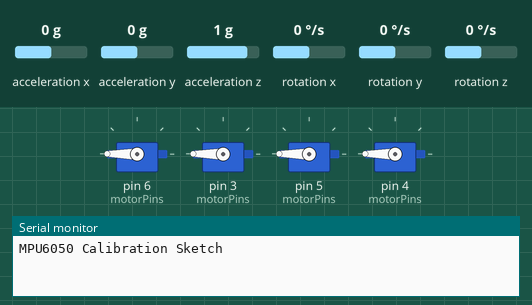
Bench run of a sketch on a simulated Arduino Uno, built with avr-gcc and run on an emulated ATmega328P. Parts: 4 × servo, the last lines printed to the serial monitor. The inputs (shaded band) are chosen by the test bench; at power-on: acceleration x 0 g, acceleration y 0 g, acceleration z 1 g, rotation x 0 °/s, rotation y 0 °/s, rotation z 0 °/s.

Above: at 0.1 s.
At 27.7 s:
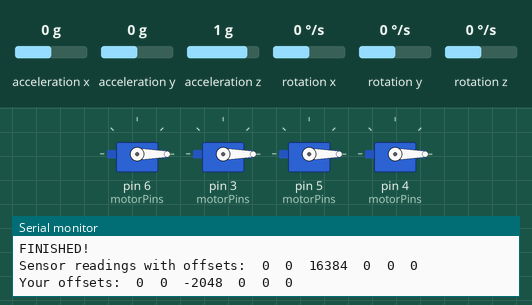
Timing chart, 0 to 29.2 s (numbered marks = the images above):
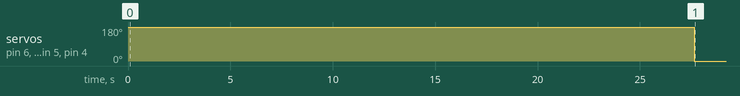

Measured:
- by itself, servo on pin 6 (motorPins), servo on pin 3 (motorPins), servo on pin 5 (motorPins), servo on pin 4 (motorPins): 180° → 0° at 27.7 s

The sketch:

Quad.ino
```cpp
#include <PID_v1.h>

#include "MPU6050.h"
#include "Wire.h"
#include "I2Cdev.h"
#include <Servo.h>

#define MOTOR_FRONT 1
#define MOTOR_RIGHT 0
#define MOTOR_LEFT 3
#define MOTOR_REAR 2
#define RAD_TO_DEG   57.29578
#define M_PI         3.14159265358979323846
 boolean armed = false;
boolean powerOn = false;
int baseSpeed = 0;
Servo motors[4];
 float accelAngle[2];
    float gyroRotation[3];
int buffersize=1000;     //Amount of readings used to average, make it higher to get more precision but sketch will be slower  (default:1000)
int acel_deadzone=8;     //Acelerometer error allowed, make it lower to get more precision, but sketch may not converge  (default:8)
int giro_deadzone=1;
MPU6050 mpu(0x68); // <-- use for AD0 high

int16_t ax, ay, az,gx, gy, gz;

int mean_ax,mean_ay,mean_az,mean_gx,mean_gy,mean_gz,state=0;
int ax_offset,ay_offset,az_offset,gx_offset,gy_offset,gz_offset;
float gxAngle = 0, gyAngle = 0, gzAngle = 0;
float axAngle = 0, ayAngle = 0, azAngle = 0;
float angle_x_Prediction,angle_y_Prediction=0;
int desired_angle[2] = {0, 0};
unsigned long lastReadingTime = 0;
const int motorPins[] = {3, 4, 5, 6};
double yaw = 0, pitch = 0, roll = 0;
//Variables for kalman filter
float Pxx = 0.1; // angle variance
float Pvv = 0.1; // angle change rate variance
float Pxv = 0.1; // angle and angle change rate covariance
float gyroVar = 0.1;
float deltaGyroVar = 0.1;
float accelVar = 5.0;
/*
 * Integral of angle for "integral" component of PID controller
 */
float error_integral[2] = {0, 0};

void setup()
{


  Serial.begin(115200);
armESC();
initializeMPU();

}
void loop() {
 if(powerOn)
  {
float timeDelta = (float)(micros() - lastReadingTime) / 1000000.0;
    if(lastReadingTime == 0) {
      timeDelta = 0;
    }

    lastReadingTime = micros();

updateGyroAcc();
updateAngles();
gxAngle+=gx*timeDelta;
gyAngle+=gy*timeDelta;
gzAngle+=gz*timeDelta;

angle_x_Prediction+=gx*timeDelta;
angle_y_Prediction+=gy*timeDelta;


    /*
     * Kalman filter algorithm from http://www.den-uijl.nl/electronics/gyro.html
     */
    Pxx += timeDelta * (2 * Pxv + timeDelta * Pvv);
    Pxv += timeDelta * Pvv;
    Pxx += timeDelta * gyroVar;
    Pvv += timeDelta * deltaGyroVar;
    float kx = Pxx * (1.0 / (Pxx + accelVar));
    float kv = Pxv * (1.0 / (Pxx + accelVar));

    angle_x_Prediction += (ax - angle_x_Prediction) * kx;
    angle_y_Prediction += (ay - angle_y_Prediction) * kx;

    Pxx *= (1 - kx);
    Pxv *= (1 - kx);
    Pvv -= kv * Pxv;
  /*
     * The sensors on the quadcopter are rotated 45 degrees from the axes of the frame,
     * so the frame's rotation needs to be calculated from the sensors' rotation
     */
    float rotation[2];
    rotation[0] = angle_x_Prediction * cos(PI / 4.0) + angle_y_Prediction * sin(PI / 4.0);
    rotation[1] = angle_x_Prediction * sin(PI / 4.0) - angle_y_Prediction * cos(PI / 4.0);

    float rotation_derivative[2];
    rotation_derivative[0] = gx * cos(PI / 4.0) +gy * sin(PI / 4.0);
    rotation_derivative[1] = gx * sin(PI / 4.0) - gy * cos(PI / 4.0);
     /*
     * PID controller
     */
    float error[2];
    error[0] = rotation[0] - desired_angle[0];
    error[1] = rotation[1] - desired_angle[1];

    float proportional[2], integral[2], derivative[2];
    int output[2];

    #define GAIN_PROPORTIONAL 0.08
    proportional[0] = error[0] * GAIN_PROPORTIONAL;
    proportional[1] = error[1] * GAIN_PROPORTIONAL;

    error_integral[0] += error[0] * timeDelta;
    error_integral[1] += error[1] * timeDelta;
    #define GAIN_INTEGRAL 0.02
    integral[0] = error_integral[0] * GAIN_INTEGRAL;
    integral[1] = error_integral[1] * GAIN_INTEGRAL;

    #define GAIN_DERIVATIVE 0.0
    derivative[0] = rotation_derivative[0] * GAIN_DERIVATIVE;
    derivative[1] = rotation_derivative[1] * GAIN_DERIVATIVE;

    output[0] = proportional[0] + integral[0] + derivative[0];
    output[1] = proportional[1] + integral[1] + derivative[1];
    setSpeed(MOTOR_FRONT,baseSpeed + output[1]); //baseSpeed + output[1]);
    setSpeed(MOTOR_REAR, baseSpeed - output[1]); //baseSpeed - output[1]);
    setSpeed(MOTOR_LEFT, baseSpeed + output[0]);
    setSpeed(MOTOR_RIGHT, baseSpeed - output[0]);
  }

  else   {
    setSpeed(MOTOR_FRONT, 0);
    setSpeed(MOTOR_REAR, 0);
    setSpeed(MOTOR_LEFT, 0);
    setSpeed(MOTOR_RIGHT, 0);

    error_integral[0] = 0;
    error_integral[1] = 0;
  }
/* Serial.print(gxAngle);
    Serial.print("\t");

 Serial.print(gyAngle);
    Serial.print("\t");

 Serial.print(gzAngle);
    Serial.print("\t");

 Serial.print( output[0]);
    Serial.print("\t");

 Serial.print( output[1]);
    Serial.print("\t");

    Serial.print("\n");
  */
}
void serialEvent()
{
 readCommand();
}
void readCommand(){
   char val;
   if( Serial.available())
  {
    val = Serial.read();
  }
  //Input key switch
    switch (val) {
    case '0':
      //Code when no key is pressed
      break;
    case '1':
      desired_angle[0]+=1;
      break;
    case '2':
      desired_angle[0]-=1;
      break;
    case '3':
      desired_angle[1]+=1;
      break;
    case '4':
      desired_angle[0]-=1;
      break;
    case '5':
    break;
    case '6':
      powerOn =!powerOn;
      //basespeed-=1;
      break;
    case '7':
       baseSpeed+=1;
      break;
    case '8':
      baseSpeed-=1;
      //Code when TRIANGLE key is pressed
      break;
    case '9':
      //Code when SELECT key is pressed
      break;
    case 'A':
      //Code when START key is pressed
      break;
    default:
      break;
      // default code (should never run)
    }
  }


void setSpeed(int motor, int speed)
{
  speed = constrain(speed, 0, 100);
  int fakeAngle = map(speed, 0, 100, 0, 180);
  motors[motor].write(fakeAngle);
}
void armESC(){
   motors[MOTOR_FRONT].attach(6);
  motors[MOTOR_RIGHT].attach(3);
  motors[MOTOR_LEFT].attach(5);
  motors[MOTOR_REAR].attach(4);
   setSpeed(MOTOR_FRONT, 100);
    setSpeed(MOTOR_REAR, 100);
    setSpeed(MOTOR_LEFT, 100);
    setSpeed(MOTOR_RIGHT, 100);


  }
```

MPU.ino
```cpp
volatile bool mpuInterrupt_1 = false;     // indicates whether MPU interrupt pin has gone high

void dmpDataReady_1() {
    mpuInterrupt_1 = false;
}


void initializeMPU() {
 #if I2CDEV_IMPLEMENTATION == I2CDEV_ARDUINO_WIRE
  Wire.begin();
  // join I2C bus (I2Cdev library doesn't do this automatically)
  TWBR = 24; // 400kHz I2C clock (200kHz if CPU is 8MHz) DA RIVEDERE
#elif I2CDEV_IMPLEMENTATION == I2CDEV_BUILTIN_FASTWIRE
  Fastwire::setup(400, true);
#endif


  // initialize device
  mpu.initialize();


  // start message
  Serial.println("\nMPU6050 Calibration Sketch");
  delay(2000);
  Serial.println("\nYour MPU6050 should be placed in horizontal position, with package letters facing up. \nDon't touch it until you see a finish message.\n");
  delay(3000);
  // verify connection
  Serial.println(mpu.testConnection() ? "MPU6050 connection successful" : "MPU6050 connection failed");
  delay(1000);
  // reset offsets
  mpu.setXAccelOffset(0);
  mpu.setYAccelOffset(0);
  mpu.setZAccelOffset(0);
  mpu.setXGyroOffset(0);
  mpu.setYGyroOffset(0);
  mpu.setZGyroOffset(0);

meansensors();
Serial.println("\nReading sensors for first time...");

delay(1000);

Serial.println("\nCalculating offsets...");
calibration();

    delay(1000);
 meansensors();
  Serial.println("\nFINISHED!");
    Serial.print("\nSensor readings with offsets:\t");
    Serial.print(mean_ax);
    Serial.print("\t");
    Serial.print(mean_ay);
    Serial.print("\t");
    Serial.print(mean_az);
    Serial.print("\t");
    Serial.print(mean_gx);
    Serial.print("\t");
    Serial.print(mean_gy);
    Serial.print("\t");
    Serial.println(mean_gz);
    Serial.print("Your offsets:\t");
    Serial.print(ax_offset);
    Serial.print("\t");
    Serial.print(ay_offset);
    Serial.print("\t");
    Serial.print(az_offset);
    Serial.print("\t");
    Serial.print(gx_offset);
    Serial.print("\t");
    Serial.print(gy_offset);
    Serial.print("\t");
    Serial.println(gz_offset);

}


///////////////////////////////////   FUNCTIONS   ////////////////////////////////////
void meansensors(){
  long i=0,buff_ax=0,buff_ay=0,buff_az=0,buff_gx=0,buff_gy=0,buff_gz=0;

  while (i<(buffersize+101)){
    // read raw accel/gyro measurements from device
    mpu.getMotion6(&ax, &ay, &az, &gx, &gy, &gz);

    if (i>100 && i<=(buffersize+100)){ //First 100 measures are discarded
      buff_ax=buff_ax+ax;
      buff_ay=buff_ay+ay;
      buff_az=buff_az+az;
      buff_gx=buff_gx+gx;
      buff_gy=buff_gy+gy;
      buff_gz=buff_gz+gz;
    }
    if (i==(buffersize+100)){
      mean_ax=buff_ax/buffersize;
      mean_ay=buff_ay/buffersize;
      mean_az=buff_az/buffersize;
      mean_gx=buff_gx/buffersize;
      mean_gy=buff_gy/buffersize;
      mean_gz=buff_gz/buffersize;
    }
    i++;
    delay(2); //Needed so we don't get repeated measures
  }
}

void calibration(){
  ax_offset=-mean_ax/8;
  ay_offset=-mean_ay/8;
  az_offset=-mean_az/8;

  gx_offset=-mean_gx/4;
  gy_offset=-mean_gy/4;
  gz_offset=-mean_gz/4;
  while (1){
    int ready=0;
    mpu.setXAccelOffset(ax_offset);
    mpu.setYAccelOffset(ay_offset);
    mpu.setZAccelOffset(az_offset);

    mpu.setXGyroOffset(gx_offset);
    mpu.setYGyroOffset(gy_offset);
    mpu.setZGyroOffset(gz_offset);

    meansensors();
    Serial.println("...");

    if (abs(mean_ax)<=acel_deadzone) ready++;
    else ax_offset=ax_offset-mean_ax/acel_deadzone;

    if (abs(mean_ay)<=acel_deadzone) ready++;
    else ay_offset=ay_offset-mean_ay/acel_deadzone;

    if (abs(16384-mean_az)<=acel_deadzone) ready++;
    else az_offset=az_offset+(16384-mean_az)/acel_deadzone;

    if (abs(mean_gx)<=giro_deadzone) ready++;
    else gx_offset=gx_offset-mean_gx/(giro_deadzone+1);

    if (abs(mean_gy)<=giro_deadzone) ready++;
    else gy_offset=gy_offset-mean_gy/(giro_deadzone+1);

    if (abs(mean_gz)<=giro_deadzone) ready++;
    else gz_offset=gz_offset-mean_gz/(giro_deadzone+1);

    if (ready==6) break;
  }
}

void updateGyroAcc(){
  mpu.getMotion6(&ax, &ay, &az, &gx, &gy, &gz);


  }

void updateAngles(){
  gx = (float) gx /   131;
  gy = (float) gy / 131;
  gz = (float) gz / 131;

float ax_t=ax;
float ay_t=ay;

  // convert accelerometer samples to angles in degrees
  ax = (float)(atan2(ay_t, az)) * RAD_TO_DEG;
  ay = -(float)(atan2(ax_t, az)) * RAD_TO_DEG;

    if (ax > 180) ax -= 360;
  if (ay > 180) ay -= 360;

  }
```
